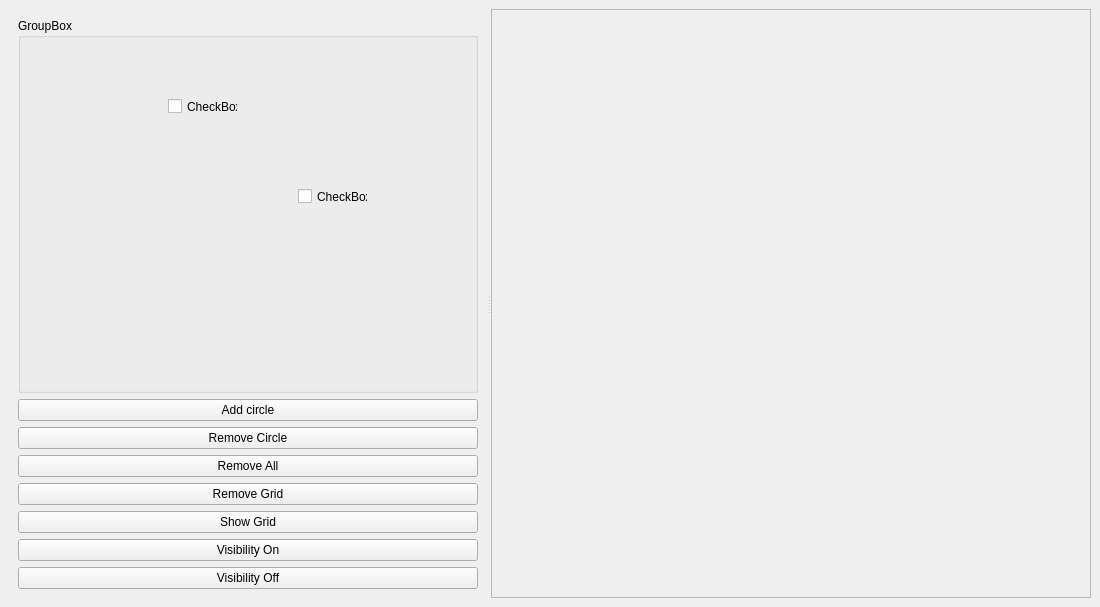
<?xml version="1.0" encoding="UTF-8"?>
<ui version="4.0">
 <class>MainWindow</class>
 <widget class="QMainWindow" name="MainWindow">
  <property name="geometry">
   <rect>
    <x>0</x>
    <y>0</y>
    <width>1100</width>
    <height>607</height>
   </rect>
  </property>
  <property name="windowTitle">
   <string>ALF Visualizer</string>
  </property>
  <property name="autoFillBackground">
   <bool>false</bool>
  </property>
  <widget class="QWidget" name="centralwidget">
   <layout class="QHBoxLayout" name="horizontalLayout">
    <item>
     <widget class="QSplitter" name="splitter">
      <property name="sizePolicy">
       <sizepolicy hsizetype="Preferred" vsizetype="Preferred">
        <horstretch>0</horstretch>
        <verstretch>0</verstretch>
       </sizepolicy>
      </property>
      <property name="orientation">
       <enum>Qt::Horizontal</enum>
      </property>
      <widget class="QWidget" name="user_interaction_part" native="true">
       <layout class="QVBoxLayout" name="verticalLayout">
        <item>
         <widget class="QWidget" name="atoms_to_plot_widget" native="true">
          <property name="sizePolicy">
           <sizepolicy hsizetype="Preferred" vsizetype="Preferred">
            <horstretch>0</horstretch>
            <verstretch>0</verstretch>
           </sizepolicy>
          </property>
          <layout class="QVBoxLayout" name="verticalLayout_3">
           <item>
            <widget class="QGroupBox" name="groupBox">
             <property name="title">
              <string>GroupBox</string>
             </property>
             <widget class="QCheckBox" name="checkBox">
              <property name="geometry">
               <rect>
                <x>150</x>
                <y>80</y>
                <width>70</width>
                <height>17</height>
               </rect>
              </property>
              <property name="text">
               <string>CheckBox</string>
              </property>
             </widget>
             <widget class="QCheckBox" name="checkBox_2">
              <property name="geometry">
               <rect>
                <x>280</x>
                <y>170</y>
                <width>70</width>
                <height>17</height>
               </rect>
              </property>
              <property name="text">
               <string>CheckBox</string>
              </property>
             </widget>
            </widget>
           </item>
           <item>
            <widget class="QPushButton" name="add_circle">
             <property name="text">
              <string>Add circle</string>
             </property>
            </widget>
           </item>
           <item>
            <widget class="QPushButton" name="remove_circle">
             <property name="text">
              <string>Remove Circle</string>
             </property>
            </widget>
           </item>
           <item>
            <widget class="QPushButton" name="remove_all">
             <property name="text">
              <string>Remove All</string>
             </property>
            </widget>
           </item>
           <item>
            <widget class="QPushButton" name="remove_grid">
             <property name="text">
              <string>Remove Grid</string>
             </property>
            </widget>
           </item>
           <item>
            <widget class="QPushButton" name="show_grid">
             <property name="text">
              <string>Show Grid</string>
             </property>
            </widget>
           </item>
           <item>
            <widget class="QPushButton" name="visibility_on_button">
             <property name="text">
              <string>Visibility On</string>
             </property>
            </widget>
           </item>
           <item>
            <widget class="QPushButton" name="visibility_off_button">
             <property name="text">
              <string>Visibility Off</string>
             </property>
            </widget>
           </item>
          </layout>
         </widget>
        </item>
       </layout>
      </widget>
      <widget class="QWidget" name="pyvista_part" native="true">
       <property name="minimumSize">
        <size>
         <width>600</width>
         <height>0</height>
        </size>
       </property>
       <layout class="QHBoxLayout" name="horizontalLayout_2">
        <item>
         <widget class="QFrame" name="pyvista_frame">
          <property name="frameShape">
           <enum>QFrame::StyledPanel</enum>
          </property>
          <property name="frameShadow">
           <enum>QFrame::Raised</enum>
          </property>
          <layout class="QHBoxLayout" name="horizontalLayout_3"/>
         </widget>
        </item>
       </layout>
      </widget>
     </widget>
    </item>
   </layout>
  </widget>
  <action name="actionOpen">
   <property name="text">
    <string>Open</string>
   </property>
  </action>
 </widget>
 <resources/>
 <connections/>
</ui>
